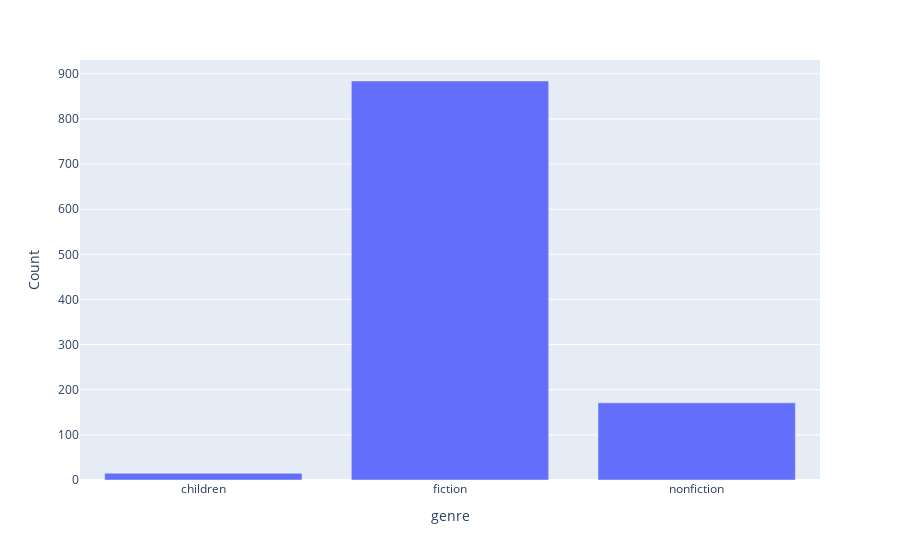

Notebook cell for this chart:
### Markdown cell above
This dataset is primarily fiction.

### Code cell
fig = px.bar(by_genre,x='genre',y='Count')
fig.show()

### Figure 1 — Plotly figure (JSON) as saved in the notebook; plotly's stock layout.template omitted (floating-point values rounded to 4 significant figures)
{"data": [{"alignmentgroup": "True", "hovertemplate": "genre=%{x}<br>Count=%{y}<extra></extra>", "legendgroup": "", "marker": {"color": "#636efa", "pattern": {"shape": ""}}, "name": "", "offsetgroup": "", "orientation": "v", "showlegend": false, "textposition": "auto", "type": "bar", "x": ["children", "fiction", "nonfiction"], "xaxis": "x", "y": [15, 884, 171], "yaxis": "y"}], "layout": {"barmode": "relative", "legend": {"tracegroupgap": 0}, "margin": {"t": 60}, "xaxis": {"anchor": "y", "domain": [0, 1], "title": {"text": "genre"}}, "yaxis": {"anchor": "x", "domain": [0, 1], "title": {"text": "Count"}}}}
